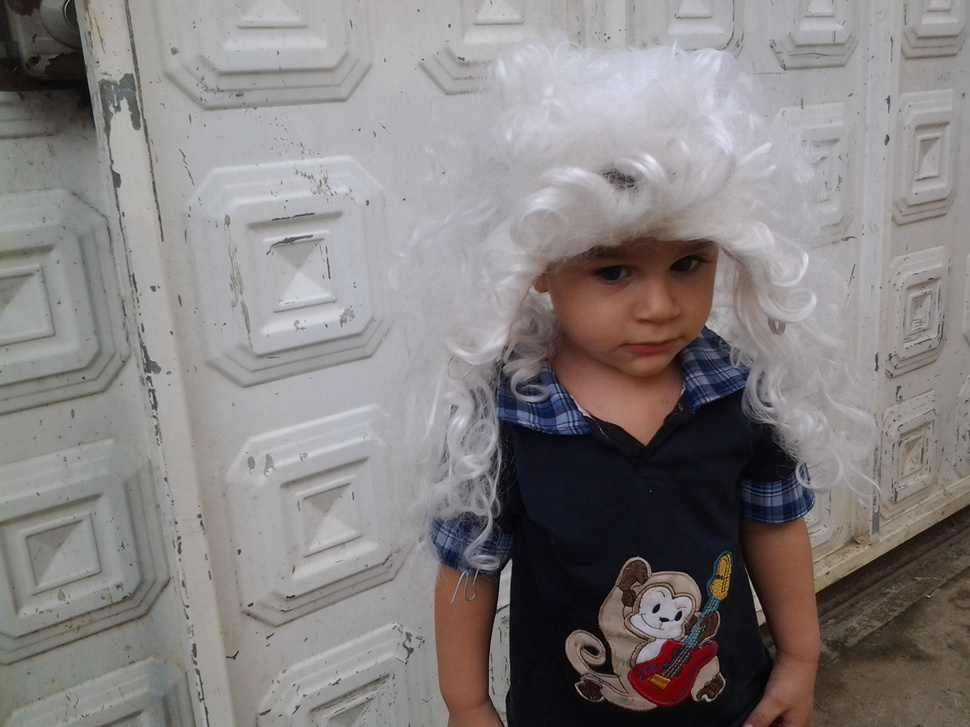
#> input picture lab_8/example3.jpg, 970 x 727 px, shrunk from 2048 x 1536 before the run
$ python ejercicio1.py
#> lines starting #> are read from the running program, lines starting #| are printed output that depends on the picture
import cv2
import numpy as np
import matplotlib.pyplot as plt

def histogram_stretch(image, MIN=0, MAX=255):
    # Alargamiento de histogramas (stretch)
    image = image.astype(float)
    I_MIN = np.min(image.ravel())
    I_MAX = np.max(image.ravel())
    print (I_MIN)
    print (I_MAX)
    image = (image - I_MIN) / (I_MAX - I_MIN) # normalización al rango [0, 1]
    stretched = image * (MAX - MIN) + MIN  # estiramiento al rango [MIN, MAX]
    return stretched.astype(np.uint8)

def histogram_shrink(image, Shrink_MIN, Shrink_MAX):
    # Compresión de histogramas (shrink)
    # Shrink_MIN y Shrink_MAX son los límites del intervalo de compresión (0 <= Shrink_MIN < Shrink_MAX <= 255)
    image = image.astype(float)
    I_MIN = np.min(image.ravel())
    I_MAX = np.max(image.ravel())
    shrunk = Shrink_MIN + ((Shrink_MAX - Shrink_MIN) / (I_MAX - I_MIN)) * (image - I_MIN)
    return shrunk.astype(np.uint8)


def histogram_slide(image, d):
    # Desplazamiento de histogramas (slide)
    # d es la cantidad de desplazamiento (puede ser positiva o negativa)
    slid = image + d
    return np.clip(slid, 0, 255).astype(np.uint8)

# Cargar una imagen
image = cv2.imread('example3.jpg', cv2.IMREAD_GRAYSCALE)
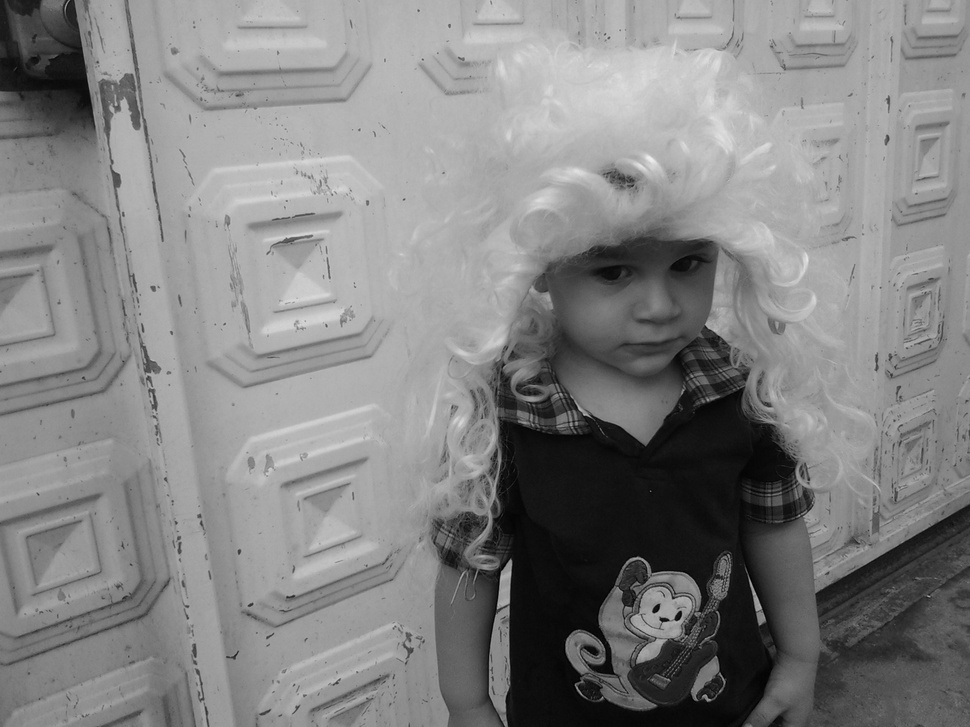
#> image: shape (727, 970); min 0, max 238, mean 130.6

# Aplicar los algoritmos
stretched = histogram_stretch(histogram_shrink(image, 50, 200))
#> in histogram_shrink, `I_MIN = np.min(image.ravel())`: I_MIN = 0
#> in histogram_shrink, `I_MAX = np.max(image.ravel())`: I_MAX = 238
#> in histogram_shrink, `shrunk = Shrink_MIN + ((Shrink_MAX - Shrink_MIN) / (I_MAX - I_MIN)) * ..`:
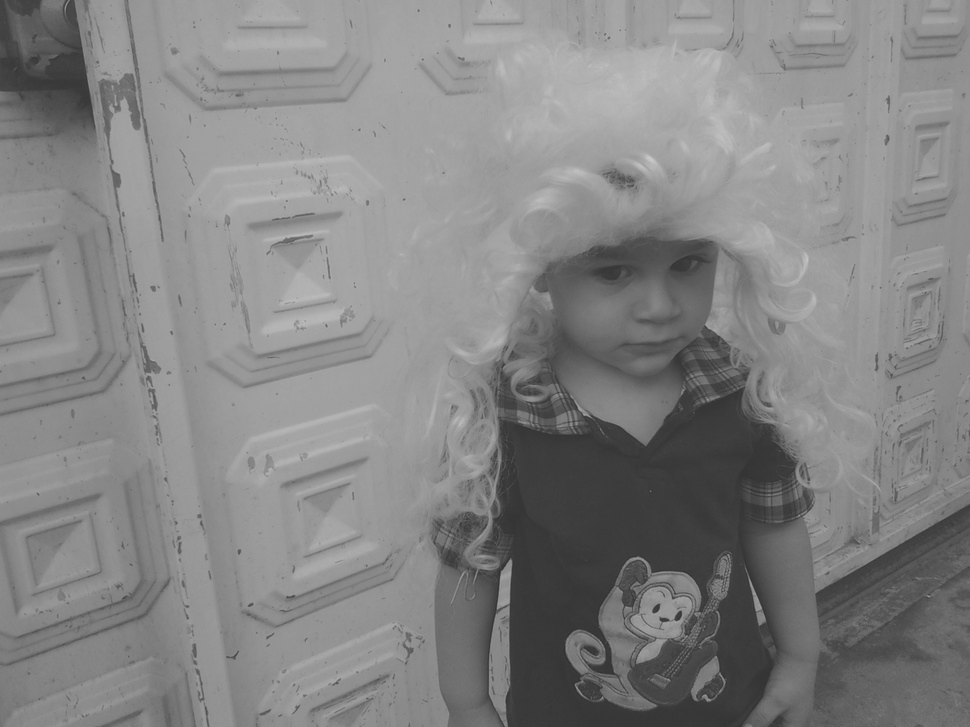
#> shrunk: shape (727, 970) float64; min 50, max 200, mean 132.3
#> in histogram_stretch, `I_MIN = np.min(image.ravel())`: I_MIN = 50
#> in histogram_stretch, `I_MAX = np.max(image.ravel())`: I_MAX = 200
#| 50.0
#| 200.0
shrunk = histogram_shrink(image, 50, 200)
slid = histogram_slide(image, 50)
#> in histogram_slide, `slid = image + d`:
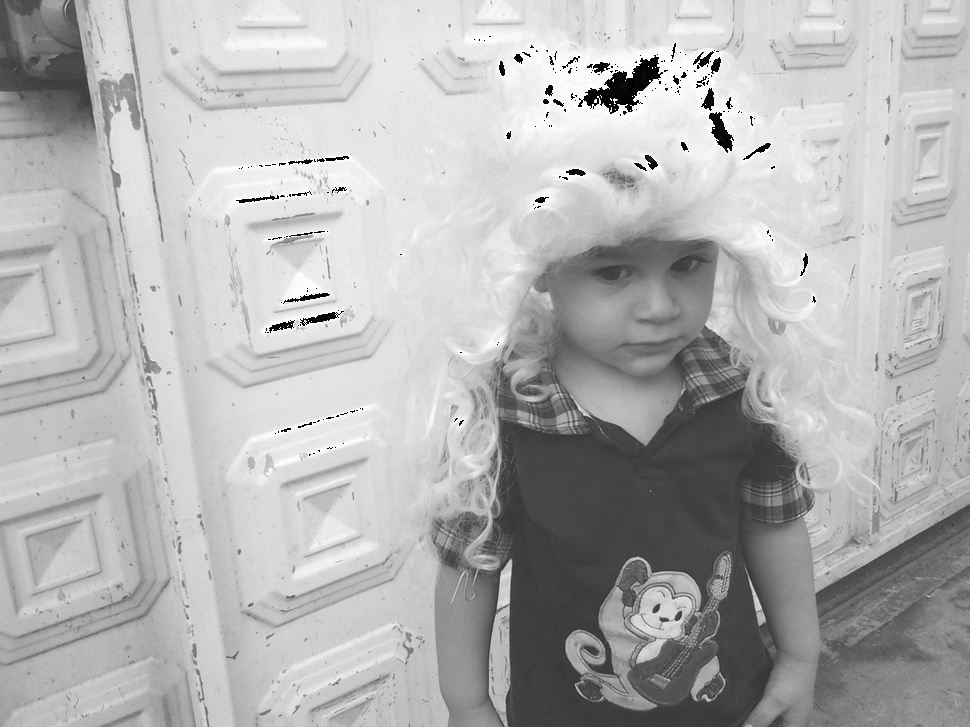
#> slid: shape (727, 970); min 0, max 255, mean 178.7

# Mostrar las imágenes y los histogramas
fig1, axs1 = plt.subplots(1, 2, figsize=(10, 5))
axs1[0].imshow(image, cmap='gray')
axs1[0].set_title('Imagen original')
axs1[1].hist(image.ravel(), bins=255, color='black')  # Reducir el número de bins
axs1[1].set_title('Histograma original')
axs1[1].set_xlabel('Valor de pixel')
axs1[1].set_ylabel('Frecuencia')

fig2, axs2 = plt.subplots(1, 2, figsize=(10, 5))
axs2[0].imshow(stretched, cmap='gray')
axs2[0].set_title('Imagen estirada')
# Generar los bins en función del rango real de los valores de píxeles
bins_stretched = np.linspace(0, 255, 255)
# Generar el histograma
axs2[1].hist(stretched.ravel(), bins=bins_stretched, color='black')
axs2[1].set_title('Histograma estirado')
axs2[1].set_xlabel('Valor de pixel')
axs2[1].set_ylabel('Frecuencia')

fig3, axs3 = plt.subplots(1, 2, figsize=(10, 5))
axs3[0].imshow(shrunk, cmap='gray')
axs3[0].set_title('Imagen comprimida')
bins_shrunk = np.linspace(0, 255, 255)
axs3[1].hist(shrunk.ravel(), bins=bins_shrunk, color='black')
axs3[1].set_title('Histograma comprimido')
axs3[1].set_xlabel('Valor de pixel')
axs3[1].set_ylabel('Frecuencia')

fig4, axs4 = plt.subplots(1, 2, figsize=(10, 5))
axs4[0].imshow(slid, cmap='gray')
axs4[0].set_title('Imagen desplazada')
bins_slid = np.linspace(0, 255, 255) # Se asume un rango completo 0-255 después del deslizamiento
axs4[1].hist(slid.ravel(), bins=bins_slid, color='black')
axs4[1].set_title('Histograma desplazado')
axs4[1].set_xlabel('Valor de pixel')
axs4[1].set_ylabel('Frecuencia')
plt.show()
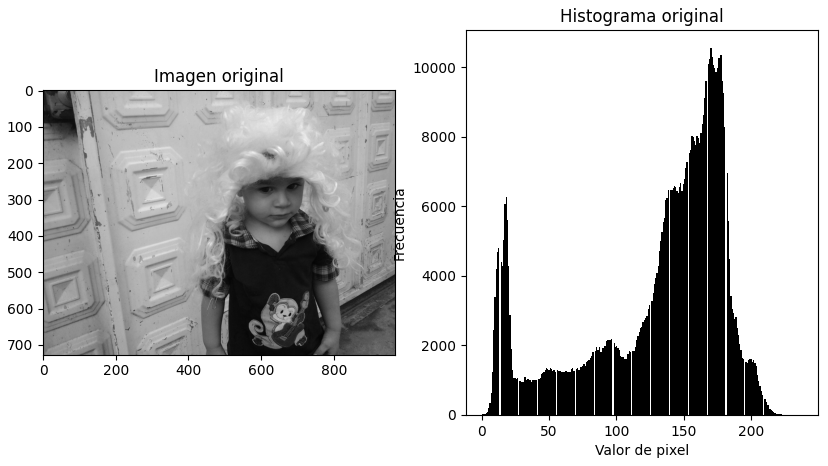
#> figure drawn by matplotlib, 2 panels; panel 2: tallest bar 10548 high, from x = 169.9 to 170.8
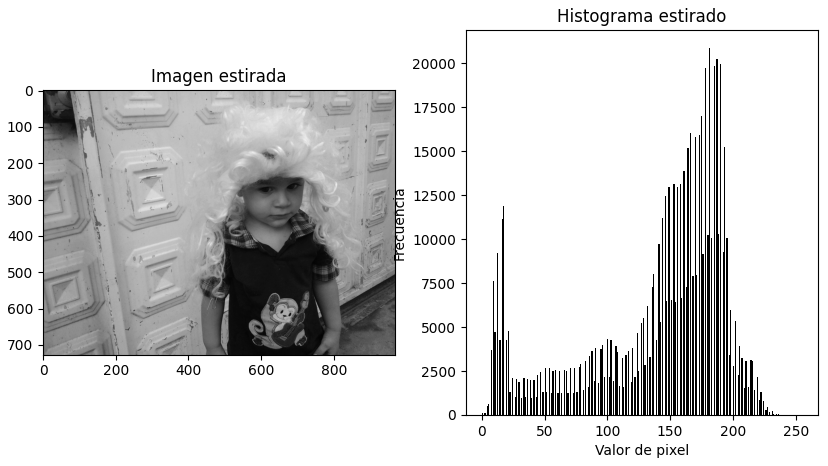
#> figure drawn by matplotlib, 2 panels; panel 2: tallest bar 20843 high, from x = 180.7 to 181.7
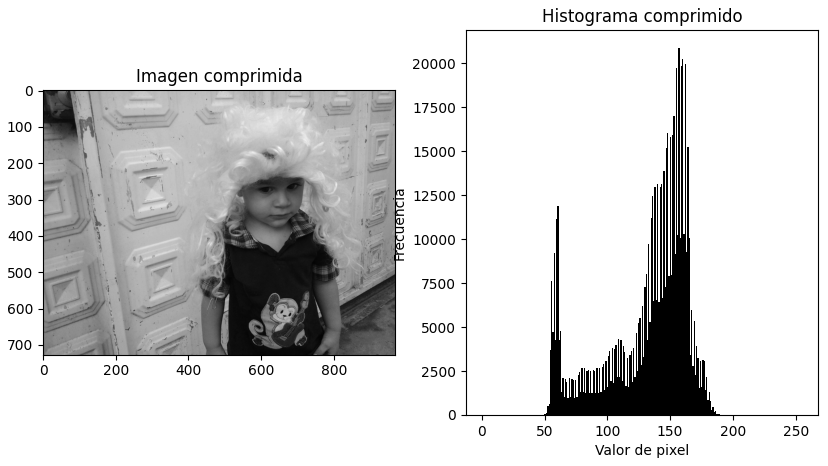
#> figure drawn by matplotlib, 2 panels; panel 2: tallest bar 20843 high, from x = 156.6 to 157.6
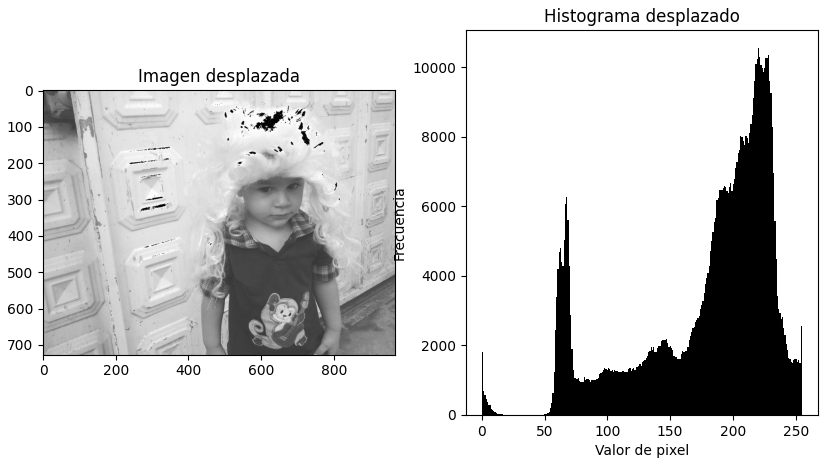
#> figure drawn by matplotlib, 2 panels; panel 2: tallest bar 10548 high, from x = 219.9 to 220.9

$ run again, with lab_8/example2.png saved as lab_8/example3.jpg
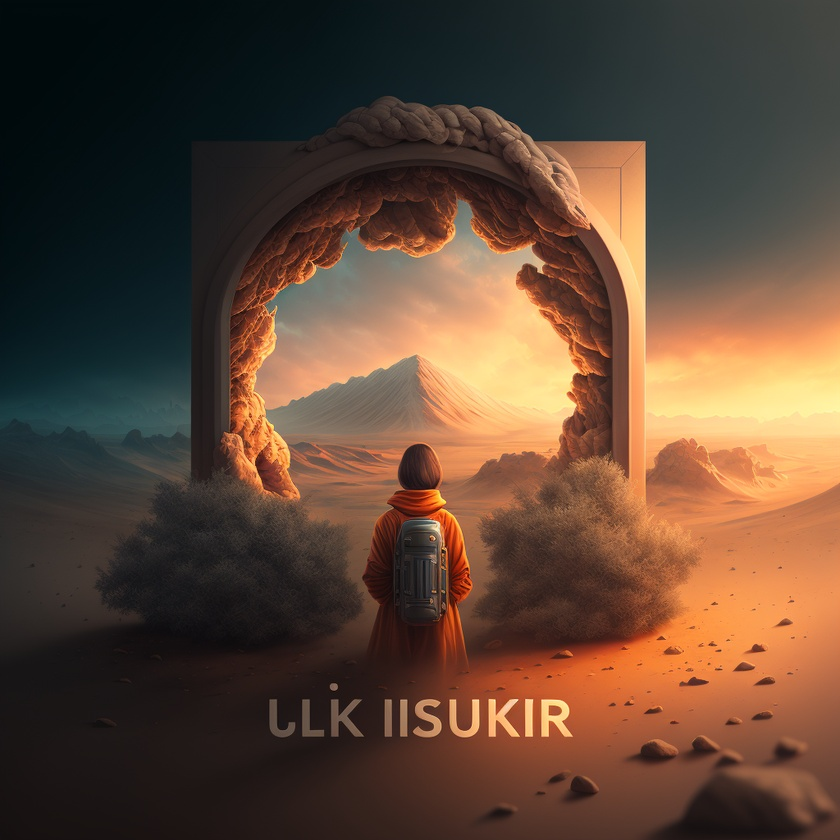
#> input picture lab_8/example2.png, 840 x 840 px, shrunk from 1024 x 1024 before the run
#> in histogram_shrink, `I_MIN = np.min(image.ravel())`: I_MIN = 6
#> in histogram_shrink, `I_MAX = np.max(image.ravel())`: I_MAX = 250
#> in histogram_shrink, `shrunk = Shrink_MIN + ((Shrink_MAX - Shrink_MIN) / (I_MAX - I_MIN)) * ..`:
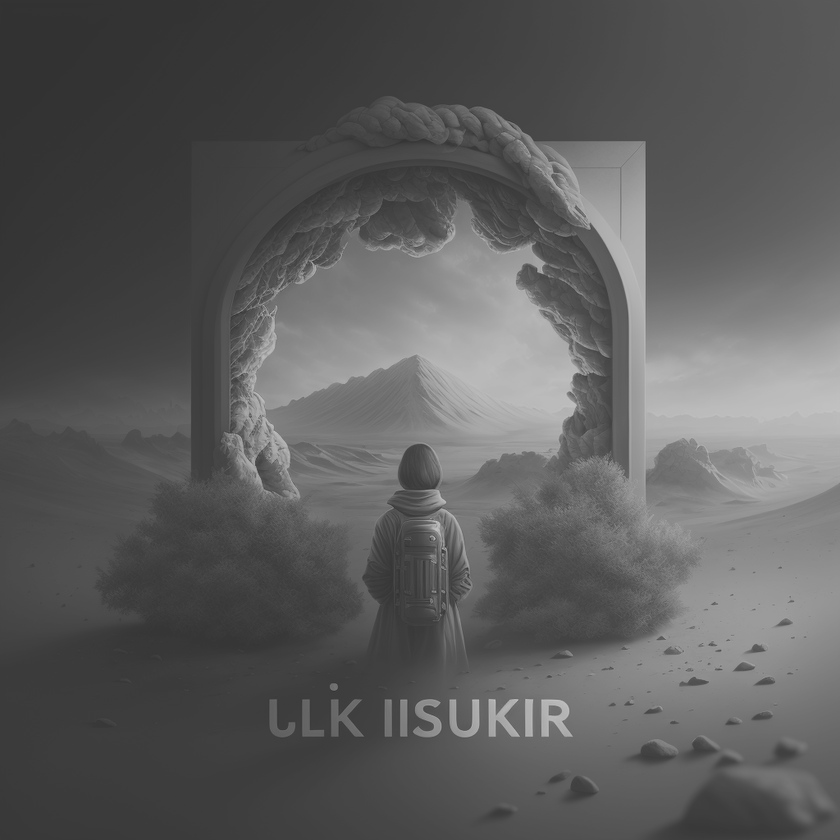
#> shrunk: shape (840, 840) float64; min 50, max 200, mean 92.7
#> in histogram_stretch, `I_MIN = np.min(image.ravel())`: I_MIN = 50
#> in histogram_stretch, `I_MAX = np.max(image.ravel())`: I_MAX = 200
#| 50.0
#| 200.0
#> `plt.show()`:
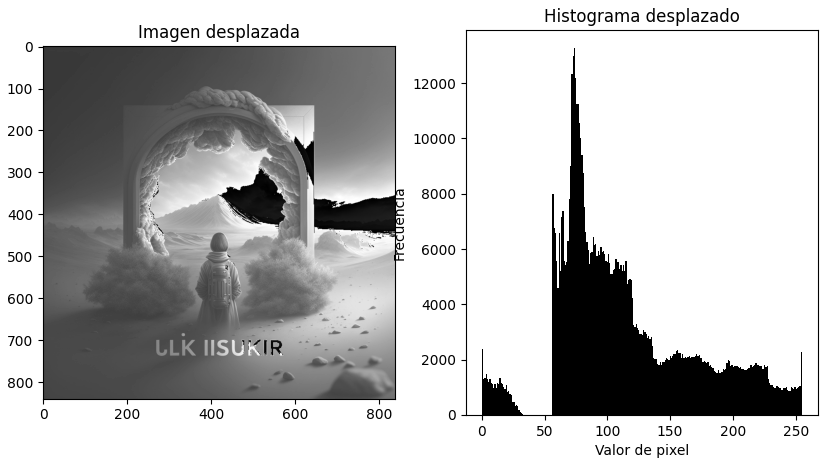
#> figure drawn by matplotlib, 2 panels; panel 2: tallest bar 13258 high, from x = 73.29 to 74.29
